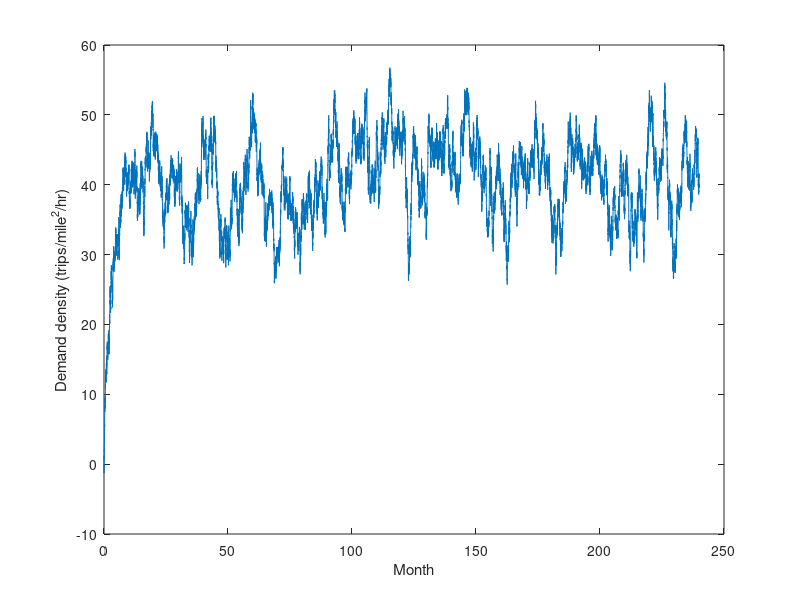

Recreate this plot in MATLAB.
th = 0.5;% speed
mu = 40;%mean value
sig = 5;%volatility
dt = 1e-2;
t = 0:dt:240;             % Time vector
x = zeros(1,length(t)); % Allocate output vector, set initial condition
rng(2.8);                 % Set random seed
for i = 1:length(t)-1
    x(i+1) = x(i)+th*(mu-x(i))*dt+sig*sqrt(dt)*randn;
end
figure;
plot(t,x);
xlabel('Month')
ylabel('Demand density (trips/mile^2/hr)')